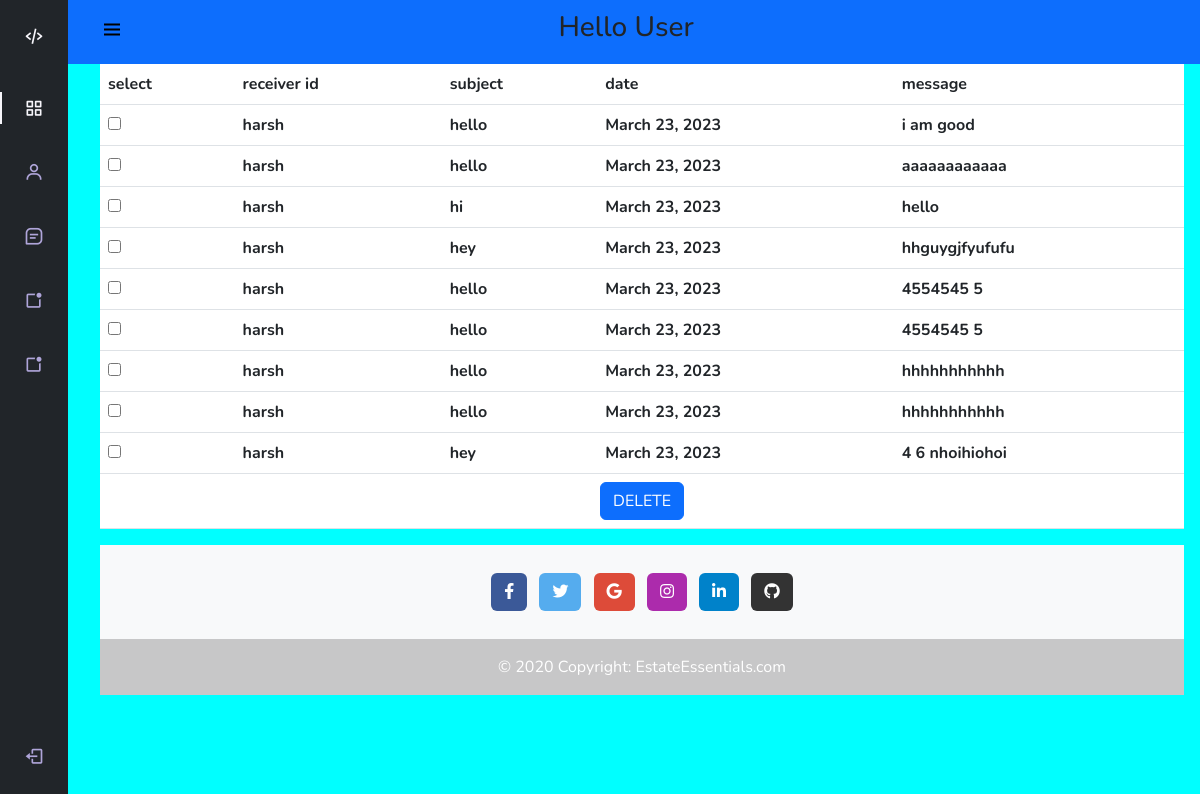
Page /sentItem/ (signed in) on the committed database.
### ess_app/models.py (models this page shows)
class user_Message(models.Model):
    receiver_id=models.CharField(max_length=45,default=None,null=False)
    sender_id=models.CharField(max_length=45,default=None,null=False)
    subject=models.CharField(max_length=100,default=None,null=False)
    content=models.TextField(null=False)
    date=models.DateField(default=timezone.now)
    receiver_status=models.BooleanField(default=True,null=True)
    sender_status=models.BooleanField(default=True,null=True)

### ess_app/message_views.py (the view)
# urls.py: path("sentItem/",message_views.sentItem,name="sentItem"),
def sentItem(request):
    if request.method=='GET':
        user_role=request.session['role']# to fetch value from session
        sender_id=request.session["session_key"]
        message_object_list=user_Message.objects.filter(sender_id=sender_id,sender_status=True)
        context={"message_object":message_object_list}
        if user_role=='vastu':
            return render(request,'ess_app/vastu/vastu_sentitem.html',context)
        if user_role=='seller':
            return render(request,'ess_app/seller/seller_sentitem.html',context)
        if user_role=='renter':
            return render(request,'ess_app/renter/renter_sentitem.html',context)
        if user_role=='client':
            return render(request,'ess_app/client/client_sentitem.html',context)

### ess_app/templates/ess_app/client/client_sentitem.html (shortened to what this page needs)
{%extends 'ess_app/client/client_base.html'%}
{%block content%}
<form action="/delete_sentitem/" method="post">
<table class="table">
    <thead>
      <tr>
        <th scope="col">select</th>
        <th scope="col">receiver id</th>
        <th scope="col">subject</th>
        <th scope="col">date</th>
        <th scope="col">message</th>
      </tr>
    </thead>
    <tbody>
       {%for m in message_object%}
       <tr>
        <th>
          <input type="checkbox" name="checkid" id="checkid" value="{{m.id}}">
        </th>
        <th scope="col">
            {{m.receiver_id}}
        </th>
        <th scope="col">
            {{m.subject}}
        </th>
        <th scope="col">
            {{m.date}}
        </th>
        <th scope="col">
            {{m.content}}
        </th>
       </tr>
       {%endfor%}
       <tr >
        <th colspan="5">
          <div class="text-center">
          <button class="btn btn-primary"> DELETE</button>
           </div>
        </th>
      </tr>
    </tbody>
  </table>
{%endblock%}

### ess_app/static/ess_app/css/sidebar.css (style rules this page uses)
:root { --header-height: 3rem; --nav-width: 68px; --first-color: black; --first-color-light: #AFA5D9; --white-color: #F7F6FB; --body-font: 'Nunito', sans-serif; --normal-font-size: 1rem; --z-fixed: 100 }
body { position: relative; margin: var(--header-height) 0 0 0; padding: 0 1rem; font-family: var(--body-font); font-size: var(--normal-font-size); transition: .5s; background-color:beige; }
@media screen and (min-width: 768px) { body { margin: calc(var(--header-height) + 1rem) 0 0 0; padding-left: calc(var(--nav-width) + 2rem); } }

### rows in the picture
user_Message: receiver_id "harsh", subject "hello", date "March 23, 2023", content "i am good"
user_Message: receiver_id "harsh", subject "hello", date "March 23, 2023", content "aaaaaaaaaaaa"
user_Message: receiver_id "harsh", subject "hi", date "March 23, 2023", content "hello"
user_Message: receiver_id "harsh", subject "hey", date "March 23, 2023", content "hhguygjfyufufu"
user_Message: receiver_id "harsh", subject "hello", date "March 23, 2023", content "4554545 5"
user_Message: receiver_id "harsh", subject "hello", date "March 23, 2023", content "4554545 5"
user_Message: receiver_id "harsh", subject "hello", date "March 23, 2023", content "hhhhhhhhhhh"
user_Message: receiver_id "harsh", subject "hello", date "March 23, 2023", content "hhhhhhhhhhh"
user_Message: receiver_id "harsh", subject "hey", date "March 23, 2023", content "4 6 nhoihiohoi"
